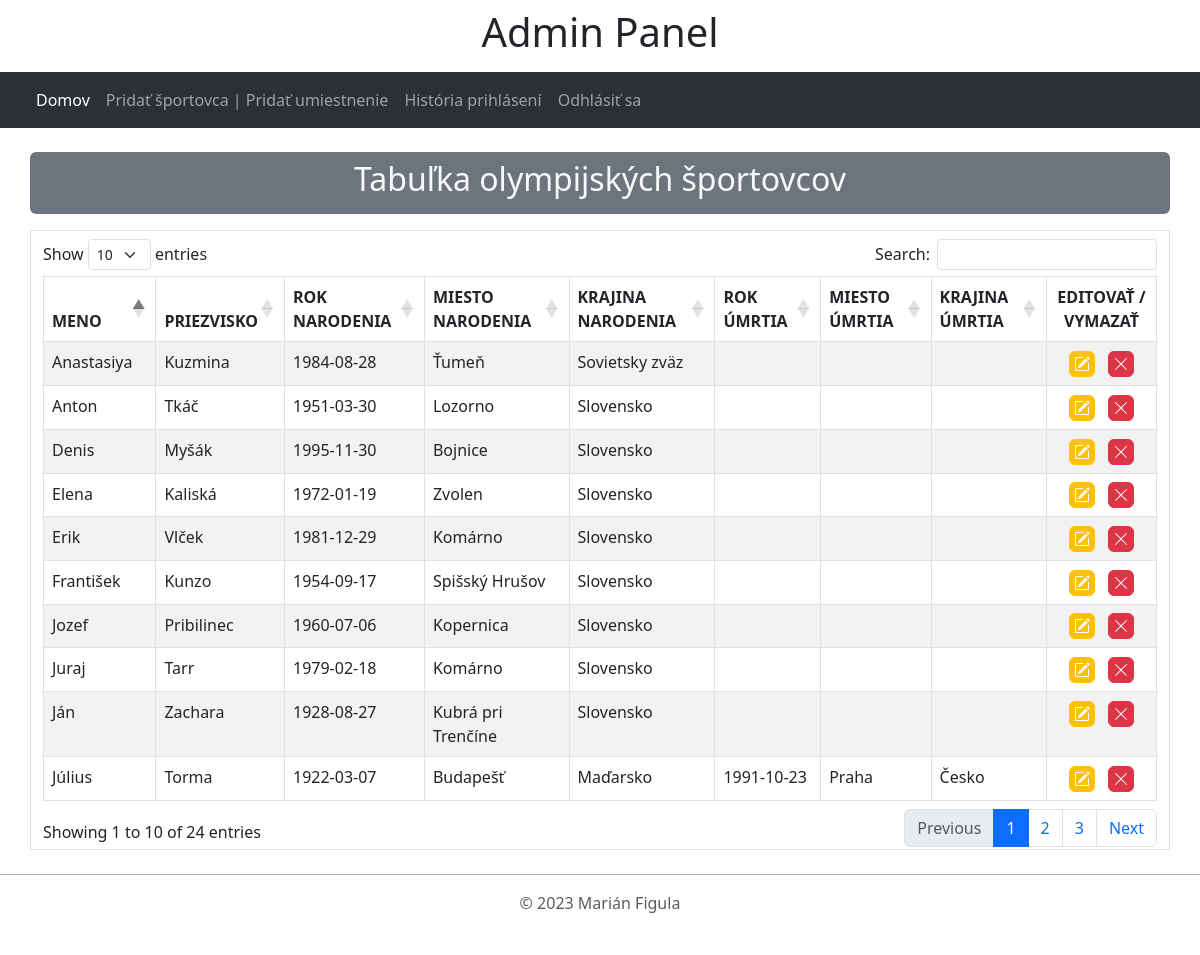
The app's page /index-admin.php (signed in) with its own data.
### tables this page shows
CREATE TABLE `person` (
  `id` int UNSIGNED NOT NULL,
  `name` varchar(30) NOT NULL,
  `surname` varchar(30) NOT NULL,
  `birth_day` date NOT NULL,
  `birth_place` varchar(50) NOT NULL,
  `birth_country` varchar(50) NOT NULL,
  `death_day` date DEFAULT NULL,
  `death_place` varchar(50) DEFAULT NULL,
  `death_country` varchar(50) DEFAULT NULL
);

### index-admin.php (the view, shortened to what this page needs)
<?php
require_once('config.php');
try {
    $db = new PDO("mysql:host=$hostname;dbname=$dbname", $username, $password);
    $db->setAttribute(PDO::ATTR_ERRMODE, PDO::ERRMODE_EXCEPTION);
}catch (Exception $e){
    echo $e->getMessage();
}
try {
    $query_oh_winners = "SELECT * FROM person AS p";
    $stmt = $db->query($query_oh_winners);
    $stmt->execute();
    $results = $stmt->fetchAll(PDO::FETCH_ASSOC);
} catch (PDOException $e) {
    echo $e->getMessage();
}
?>
<!doctype html>
<html lang="sk">
<head>
    <link href="https://cdn.jsdelivr.net/npm/bootstrap@5.3.0-alpha1/dist/css/bootstrap.min.css" rel="stylesheet">
    <link rel="stylesheet" href="https://cdn.datatables.net/1.13.2/css/dataTables.bootstrap5.min.css">
    <link rel="stylesheet" href="css/icons.css">
    <link href="https://cdnjs.cloudflare.com/ajax/libs/toastr.js/2.0.1/css/toastr.css" rel="stylesheet"/>
</head>
<body>
<div class="d-flex pt-2 justify-content-center"><h1>Admin Panel</h1></div>
<header class="mb-3 mt-2" >
    <nav class="navbar navbar-expand-lg bg-body-tertiary" data-bs-theme="dark">
        <div class="container-fluid">
            <div class="collapse navbar-collapse" id="navbarNavDropdown">
                <ul class="navbar-nav">
                    <li class="nav-item">
                        <a class="nav-link active" aria-current="page" href="index-admin.php">Domov</a>
                    </li>
                    <li class="nav-item">
                        <a class="nav-link" aria-current="page" href="admin-add.php">Pridať športovca | Pridať umiestnenie</a>
                    </li>
                    <li class="nav-item">
                        <a class="nav-link" href="admin-history-log.php">História prihlásení</a>
                    </li>
                    <li class="nav-item">
                        <a class="nav-link" href="logout.php">Odhlásiť sa</a>
                    </li>
                </ul>
            </div>
        </div>
    </nav>
</header>
<div class="container-md d-flex rounded-2 p-2 justify-content-center mb-3 mt-4 bg-secondary text-light">
    <h2>Tabuľka olympijských športovcov</h2>
</div>
<div class="container-md border pt-2 mb-3 table-responsive">
    <form action="#" method="post">
        <table class="table table-bordered table-striped" id="admin-oh-sportsmen">
            <thead>
            <tr>
                <th>MENO</th>
                <th>PRIEZVISKO</th>
                <th>ROK NARODENIA</th>
                <th>MIESTO NARODENIA</th>
                <th>KRAJINA NARODENIA</th>
                <th>ROK ÚMRTIA</th>
                <th>MIESTO ÚMRTIA</th>
                <th>KRAJINA ÚMRTIA</th>
                <th>EDITOVAŤ / VYMAZAŤ</th>
            </tr>
            </thead>
            <tbody>
            <?php
            foreach ($results as $result){
                echo "<tr><td>" . $result["name"] . "</td><td>" . $result["surname"] . "</td><td>" . $result["birth_day"] .
                    "</td><td>" . $result["birth_place"] . "</td><td>" . $result["birth_country"] . "</td><td>" .
                    $result["death_day"] . "</td><td>" . $result["death_place"] ."</td><td>" . $result["death_country"].
                    "</td><td class='dt-body-center'><input type='hidden' name='clicked_button' id='clicked_button' value=''><a type='submit' role='button' class='btn btn-warning edit-btn' href='admin-edit-person.php?id=". $result["id"] ."' ></a>  <button type='submit' class='btn btn-danger ms-2 del-btn' name=del-".$result["id"]."></button></td></tr>";
            }
            ?>
            </tbody>
        </table>
    </form>
</div>
<footer class="d-flex justify-content-center py-3 my-4 mt-4 border-top border-dark-subtle">
    <span class="text-muted">© 2023 Marián Figula</span>
</footer>
</body>
</html>

### records on screen
person: name "Elena", surname "Kaliská", birth_day "1972-01-19", birth_place "Zvolen", birth_country "Slovensko"
person: name "Anastasiya", surname "Kuzmina", birth_day "1984-08-28", birth_place "Ťumeň", birth_country "Sovietsky zväz"
person: name "Jozef", surname "Pribilinec", birth_day "1960-07-06", birth_place "Kopernica", birth_country "Slovensko"
person: name "Anton", surname "Tkáč", birth_day "1951-03-30", birth_place "Lozorno", birth_country "Slovensko"
person: name "Ján", surname "Zachara", birth_day "1928-08-27", birth_place "Kubrá pri Trenčíne", birth_country "Slovensko"
person: name "Július", surname "Torma", birth_day "1922-03-07", birth_place "Budapešť", birth_country "Maďarsko", death_day "1991-10-23", death_place "Praha", death_country "Česko"
person: name "František", surname "Kunzo", birth_day "1954-09-17", birth_place "Spišský Hrušov", birth_country "Slovensko"
person: name "Erik", surname "Vlček", birth_day "1981-12-29", birth_place "Komárno", birth_country "Slovensko"
person: name "Juraj", surname "Tarr", birth_day "1979-02-18", birth_place "Komárno", birth_country "Slovensko"
person: name "Denis", surname "Myšák", birth_day "1995-11-30", birth_place "Bojnice", birth_country "Slovensko"
